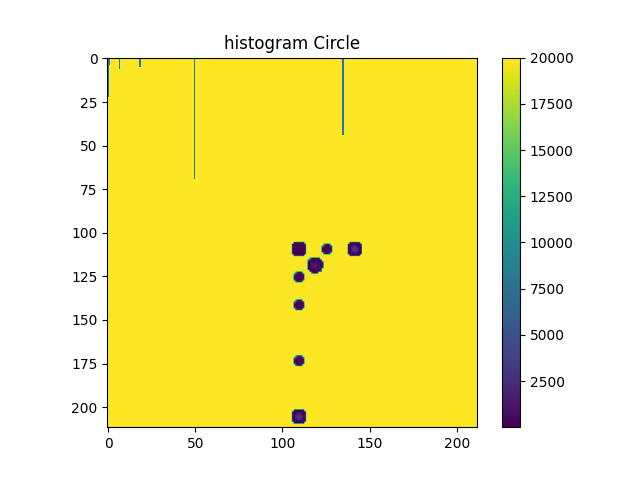

Python code for this plot:
import numpy as np
import matplotlib.pyplot as plt

# Charger l'image 2D
Circle = np.load('Circle.npy')

import numpy as np
import matplotlib.pyplot as plt

binaryCircle = np.zeros_like(Circle) 


unique_values, counts = np.unique(Circle, return_counts=True)

listofvalue = []
listofcount= []

# Print the results
for value, count in zip(unique_values, counts):
    #print(f"{value} occurs {count} times")
    listofvalue.append(value)
    listofcount.append(count)

plt.bar(listofvalue,listofcount)
plt.title("histogram Circle")
plt.show()

print(listofcount)
print(listofvalue)


for i in range(len(Circle)):
    for j in range(len(Circle[i])):
        
            
                if Circle[i][j]>9020000:
                    binaryCircle[i][j] = 1
                
print(binaryCircle)
np.save('binary.npy',binaryCircle)
segmented = np.zeros_like(Circle) 

for i in range(0,len(Circle)):
    for j in range(len(binaryCircle[i])):
        
            
            
            if i!=0 and i!= len(binaryCircle)-1 and j!=0 and j!= len(binaryCircle[i])-1 :
                
                neighbor=[binaryCircle[i+1][j],binaryCircle[i-1][j],binaryCircle[i][j-1],binaryCircle[i][j+1]]
                if binaryCircle[i][j]>0 and np.all(neighbor):
                    segmented[i][j] = 1

                
        



plt.imshow(Circle, cmap='viridis')  
plt.colorbar() 
 

plt.savefig('Traitement image/segmented.png')
np.save('Traitement image/segmented.npy', segmented)
plt.show()

unique_values, counts = np.unique(segmented, return_counts=True)

listofvaluesegmented = []
listofcountsegmented = []

# Print the results
for value, count in zip(unique_values, counts):
    listofvaluesegmented.append(value)
    listofcountsegmented.append(count)

plt.bar(listofvaluesegmented, listofcountsegmented)
plt.title("histogram segmented")
plt.show()

print(listofcountsegmented)
print(listofvaluesegmented)